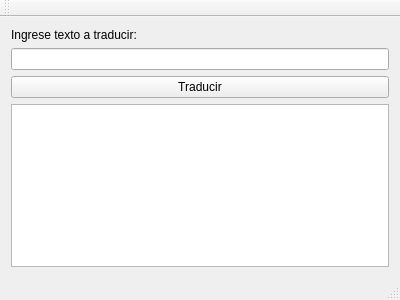
<?xml version="1.0" encoding="UTF-8"?>
<ui version="4.0">
 <class>MainWindow</class>
 <widget class="QMainWindow" name="MainWindow">
  <property name="geometry">
   <rect>
    <x>0</x>
    <y>0</y>
    <width>400</width>
    <height>300</height>
   </rect>
  </property>
  <property name="windowTitle">
   <string>MainWindow</string>
  </property>
  <widget class="QWidget" name="centralWidget">
   <layout class="QVBoxLayout" name="verticalLayout">
    <item>
     <widget class="QLabel" name="label">
      <property name="text">
       <string>Ingrese texto a traducir:</string>
      </property>
     </widget>
    </item>
    <item>
     <widget class="QLineEdit" name="lineEdit"/>
    </item>
    <item>
     <widget class="QPushButton" name="pushButton">
      <property name="text">
       <string>Traducir</string>
      </property>
     </widget>
    </item>
    <item>
     <widget class="QTextEdit" name="textEdit"/>
    </item>
   </layout>
  </widget>
  <widget class="QMenuBar" name="menuBar">
   <property name="geometry">
    <rect>
     <x>0</x>
     <y>0</y>
     <width>400</width>
     <height>26</height>
    </rect>
   </property>
  </widget>
  <widget class="QToolBar" name="mainToolBar">
   <attribute name="toolBarArea">
    <enum>TopToolBarArea</enum>
   </attribute>
   <attribute name="toolBarBreak">
    <bool>false</bool>
   </attribute>
  </widget>
  <widget class="QStatusBar" name="statusBar"/>
 </widget>
 <layoutdefault spacing="6" margin="11"/>
 <resources/>
 <connections/>
</ui>
